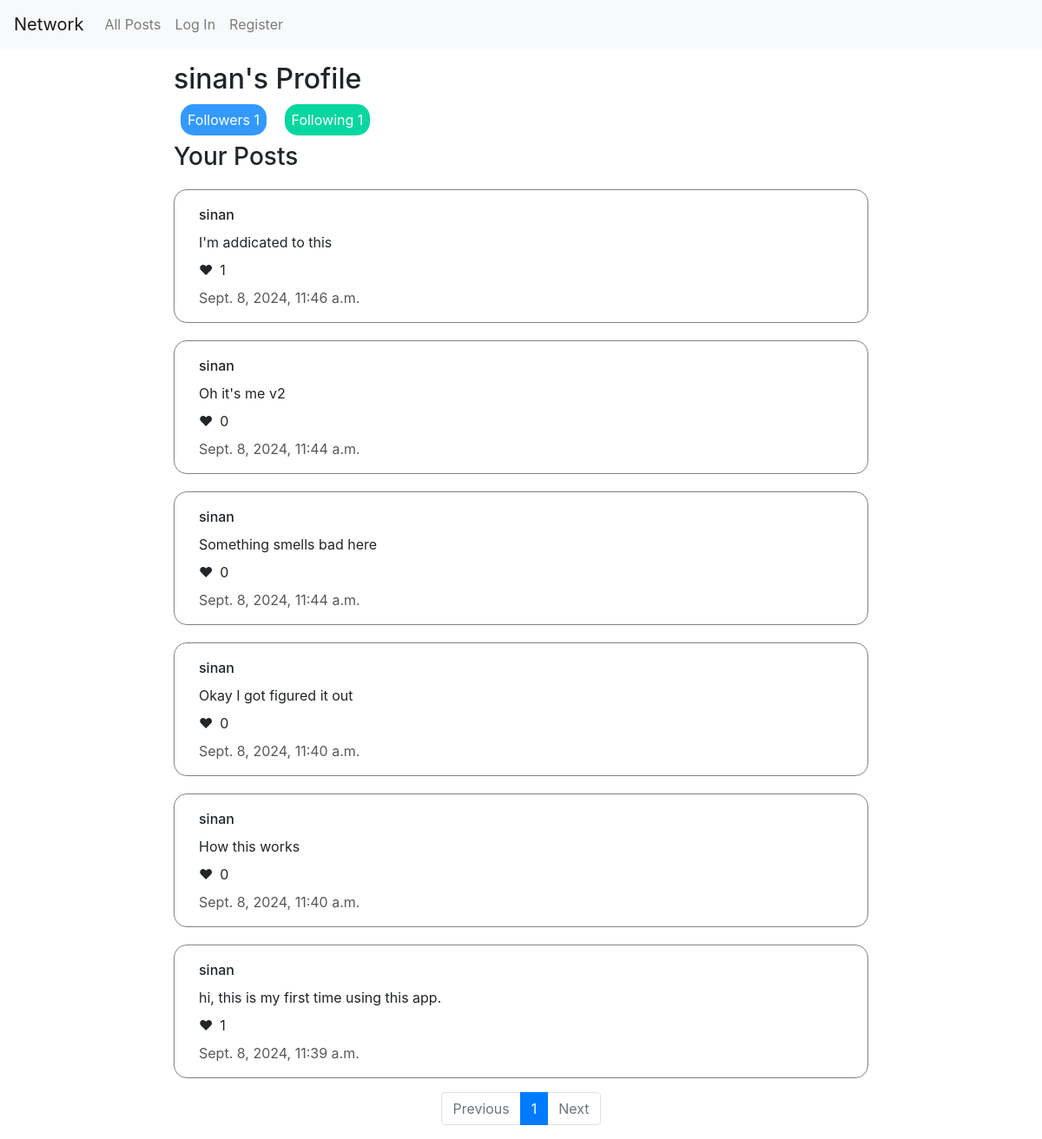
The app's page /profile/sinan, older data.
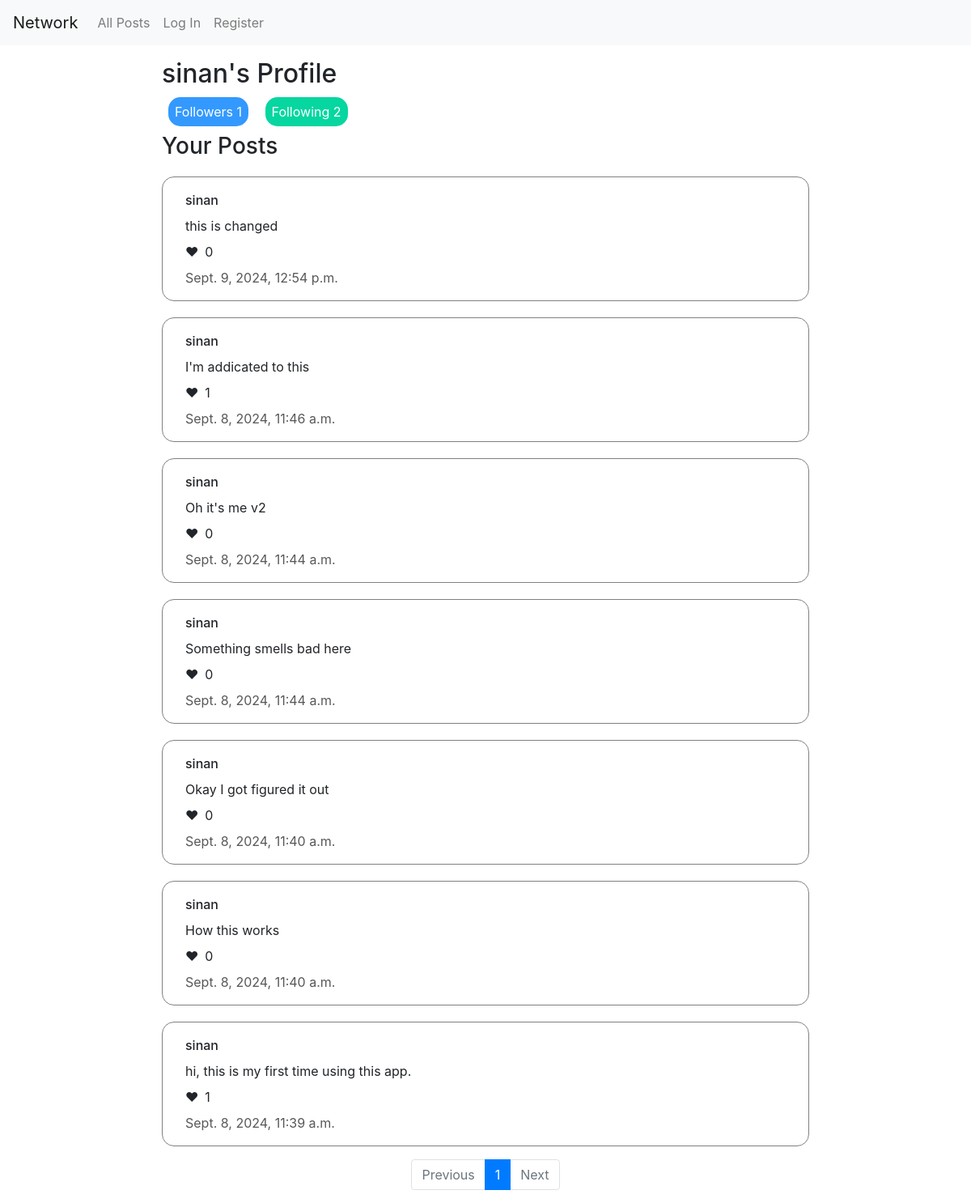
The same page, newer data.
### network/models.py (models this page shows)
class Post(models.Model):
    content = models.CharField(max_length=256)
    like = models.PositiveIntegerField(default=0)
    owner = models.ForeignKey(User, related_name="owner", on_delete=models.CASCADE)
    time = models.DateTimeField(auto_now_add=True)

class User(AbstractUser):
    pass

### network/views.py (the view, shortened to what this page needs)
# urls.py: path("profile/<str:username>", views.profile, name="profile"),
def profile(request, username):
    user = User.objects.get(username=username)
    posts = Post.objects.all().filter(owner=user).order_by("-time")
    paginator = Paginator(posts,10)
    page_num = request.GET.get('page')
    page_obj = paginator.get_page(page_num)
    following = len(user.follower.all())
    follower = len(user.following.all())
    out = {"page_obj" : page_obj,
    "username":username,
    "following":following,
    "follower":follower
    }
    if (not request.user.is_authenticated) or (username == request.user.username):
        out["button"] = False
    return render(request, "network/profile.html", out)

### network/templates/network/profile.html (shortened to what this page needs)
{% extends "network/layout.html" %}
{% block body %}
<main>
    <div class="profile">
    <h2 id="profile-name">{{username}}'s Profile</h2>
    </div>
    <p class="follower">Followers {{follower}}</p>
    <p class="following">Following {{following}}</p>
    <h3>Your Posts</h3>
    {% for item in page_obj %}
    <div class="post" data-id={{item.id}}>
    <p class="username">{{ item.owner.username }}</p>
    <p id="content">{{ item.content }}</p>
    {% if request.user.is_authenticated %}
    <p><button data-id={{item.id}} class="like-btn" id="like-btn">&#x2764;</button><span class="like-num">{{item.like}}</span></p>
    {% else %}
    <p>&#x2764;<span class="like-num">{{item.like}}</span></p>
    {% endif %}
    <p class="time">{{ item.time }}</p>
    </div>
    {% endfor %}
</main>
<footer>
    <nav class="page-nav" aria-label="Page navigation">
        <ul class="pagination justify-content-center">
            {% if page_obj.has_previous %}
            <li class="page-item"><a class="page-link" href="?page={{ page_obj.previous_page_number }}">Previous</a></li>
            {% else %}
            <li class="page-item disabled"><a class="page-link" href="">Previous</a></li>
            {% endif %}
            <li class="page-item active"><a class="page-link" href="?page={{ page_obj.number }}">{{ page_obj.number }}</a></li>
            {% if page_obj.has_next %}
            <li class="page-item"><a class="page-link" href="?page={{ page_obj.next_page_number }}">Next</a></li>
            {% else %}
            <li class="page-item disabled"><a class="page-link" href="">Next</a></li>
            {% endif %}
        </ul>
    </nav>
</footer>
{% endblock %}

Row changes from the older to the newer data that the page shows:
added Post: owner.username "sinan", content "this is changed", like "0", time "Sept. 9, 2024, 12:54 p.m."
Text that changed along with them:
{{ following }}: "1" → "2"
